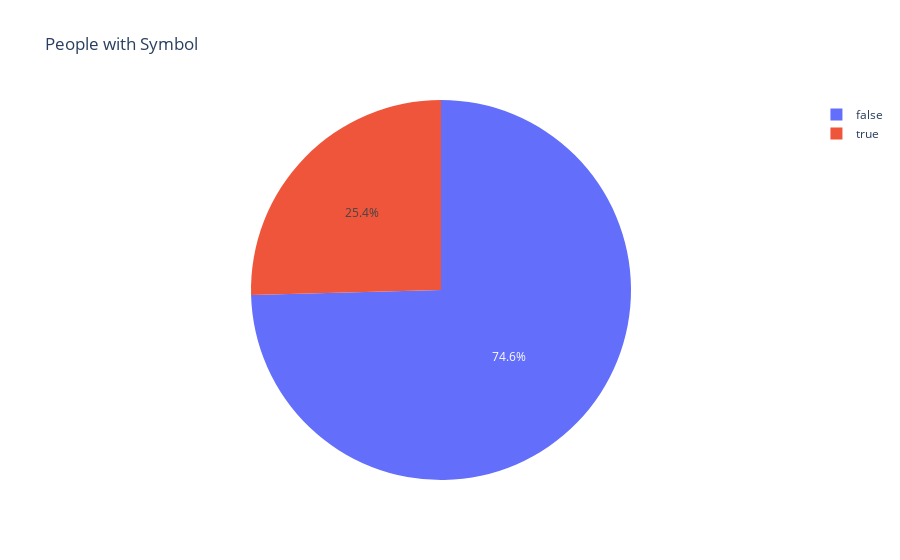

The cell this chart's notebook holds for it:
### Markdown cell above
One interesting point in this ledger is that it has a column that counts **whether there is a symbol on each member**(symbolExist), which I think can be used to determine which KKK members are real and which are just related.

### Code cell
symbol_counts = kkk_df['symbolExists'].value_counts().reset_index()
symbol_counts.columns = ['Symbol', 'Count']

fig = px.pie(symbol_counts, names='Symbol', values='Count',
             title='People with Symbol')

fig.show()

### Figure 1 — Plotly figure (JSON) as saved in the notebook; plotly's stock layout.template omitted (floating-point values rounded to 4 significant figures)
{"data": [{"domain": {"x": [0, 1], "y": [0, 1]}, "hovertemplate": "Symbol=%{label}<br>Count=%{value}<extra></extra>", "labels": [false, true], "legendgroup": "", "name": "", "showlegend": true, "type": "pie", "values": [22103, 7532]}], "layout": {"autosize": true, "legend": {"tracegroupgap": 0}, "title": {"text": "People with Symbol"}}}
